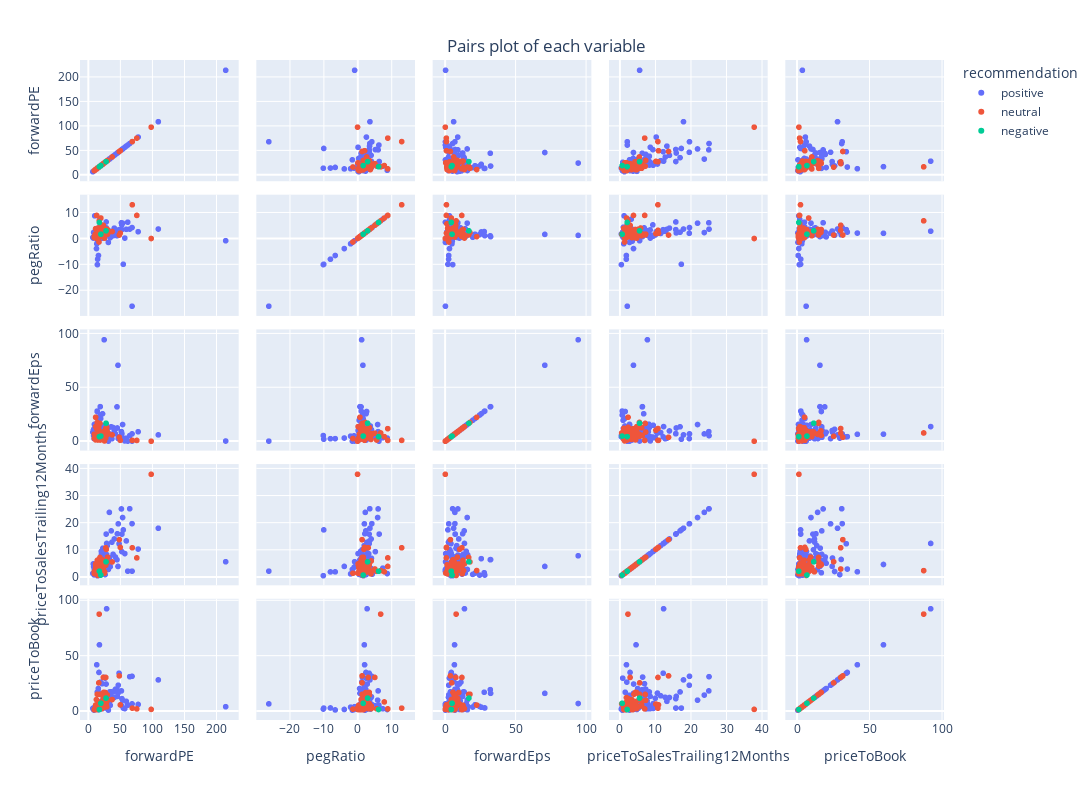

The code cell stored with this chart in its notebook:
### Markdown cell above
### Scatter pairs plot of all variables

### Code cell
fig = px.scatter_matrix(funs,
    dimensions=[x for x in funs_to_use if x not in ["Ticker","recommendation"]],
    color="recommendation")

fig.update_layout(
        width=1280,
        height=800,
        title = {
            'text': 'Pairs plot of each variable',
            'y':0.95,
            'x':0.5,
            'xanchor': 'center',
            'yanchor': 'top'})
fig.show()
